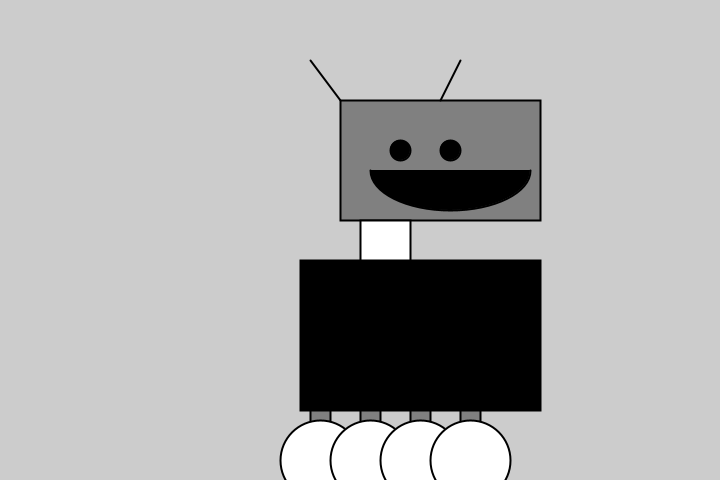
Frame 1 (no input)
Frame 60 (the mouse pressed at the canvas centre just before this capture): identical to frame 1, image omitted
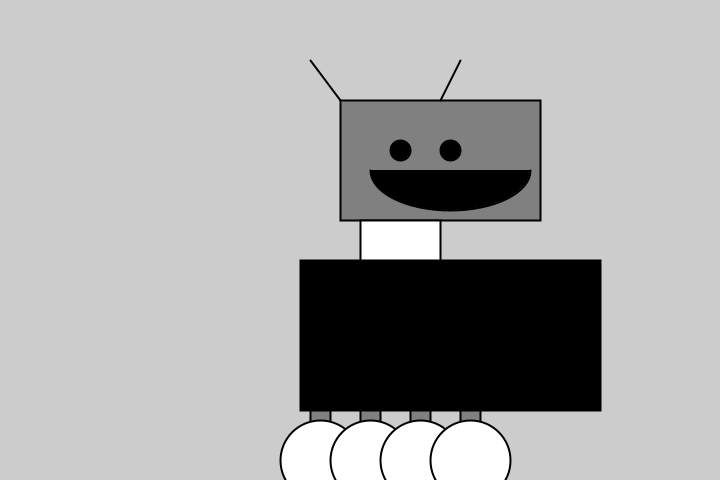
Frame 120 (the mouse held since frame 60 and released just before this capture)

The Processing sketch that drew these frames (run headless with seeded random() and noise(); from frame 60 on, the mouse is pressed at the canvas centre):

// Processing sketch: processing_56011
// ── processing_56011.pde

float l = 60;
float m =440;
int radius = 45;
int bodyHeight = 240;
int neckHeight = 50;

float easing = 0.02;

void setup() {
  size(720, 480);
  smooth();
  strokeWeight(2);
  ellipseMode(RADIUS);
}

void draw() {
  
  int targetX = mouseX;
  l += (targetX - l) * easing;
  
  if (mousePressed) {
    neckHeight = 80;
    bodyHeight = 300;
  } else {
    neckHeight = 50;
    bodyHeight = 240;
  }
  
  float nm = m - bodyHeight - neckHeight - radius;
  
  background (204);


int a = 460;
int b = 40;

//Head
fill(128);
int x = 100;
int y = 200;
rect(340, 100, y, x+20);
fill(0);
ellipse(2*y+50, 150, 10, 10);
ellipse(400, 150, 10, 10);
line(x+y+40, 100, 310, 60);
line(440, 100, 460, 60);
fill(0);
arc(2*y+x/2, 170, b+40, 40, radians(0), radians(180));


//Neck
fill(255);
rect(360, 220, neckHeight, 50);

//Body
fill(0);
rect(300, 260, bodyHeight, 150);

//Legs
fill(128);
rect(310, 410, 20, 40);
rect(360, 410, 20, 40);
rect(410, 410, 20, 40);
rect(460, 410, 20, 40);

//Feet
fill(255);
ellipse(320, a, b, b);
ellipse(370, a, b, b);
ellipse(420, a, b, b);
ellipse(470, a, b, b);
}
